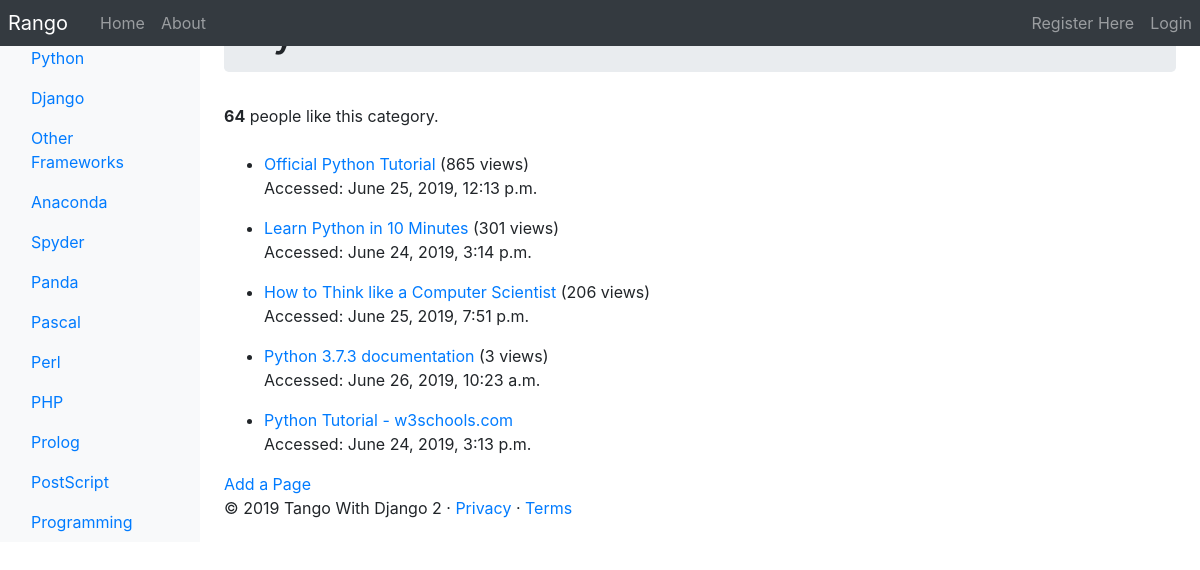
/rango/category/python/, run on the app's committed database.
### rango/models.py (models this page shows, shortened)
class Category(models.Model):
    name = models.CharField(max_length=128, unique=True)
    views = models.IntegerField(default=0)
    likes = models.IntegerField(default=0)
    slug = models.SlugField(unique=True)
    class Meta:
        verbose_name_plural = 'Categories'

class Page(models.Model):
    category = models.ForeignKey(Category, on_delete=models.CASCADE)
    title = models.CharField(max_length=128)
    url = models.URLField()
    views = models.IntegerField(default=0)
    first_visit = models.DateTimeField()
    last_visit = models.DateTimeField()

### rango/views.py (the view)
# urls.py: path('category/<slug:category_name_slug>/', views.show_category, name='show_category'),
def show_category(request, category_name_slug):
    context_dict = {}
    try:
        category = Category.objects.get(slug = category_name_slug)
        pages = Page.objects.filter(category = category).order_by('-views')
        context_dict['pages'] = pages
        context_dict['category'] = category
    except Category.DoesNotExist:
        context_dict['category'] = None
        context_dict['pages'] = None
    context_dict['query'] = category.name
    result_list = []
    if request.method == 'POST':
        query = request.POST.get('query', None)
        if query:
            result_list = run_query(query)
            context_dict['query'] = query
            context_dict['result_list'] = result_list
    return render(request, 'rango/category.html', context_dict)

### rango/templatetags/rango_template_tags.py (called while the page is built)
@register.inclusion_tag('rango/cats.html')
def get_category_list(cat = None):
    return {'cats': Category.objects.all(),
            'act_cat': cat}

### templates/rango/category.html (shortened to what this page needs)
{% extends 'rango/base.html' %}
{% load staticfiles %}
{% block body_block %}
    {% if category %}
        <div class="jumbotron p-2">
          <div class="container">
            <h1 class="jumbotron-heading">{{ category.name }}</h1>
          </div>
        </div>
        <div>
          <strong id="like_count">{{ category.likes }}</strong> people like this category.
        </div>
        <br />
        {% if pages %}
            <ul>
            {% for page in pages %}
                <li><a href="{% url 'rango:goto' %}?page_id={{page.id}}">{{ page.title }}</a>
                    {% if page.views > 1 %}
                        ({{ page.views }} views)
                    {% elif page.views == 1 %}
                        ({{ page.views }} view)
                    {% endif %}
                    <br/>
                    <p>Accessed: {{ page.last_visit }}
                    </p>
                </li>
            {% endfor %}
            </ul>
        {% else %}
            <strong>No pages currently in category.</strong>
        {% endif %}
        <a href="{% url 'rango:add_page' category.slug %}">Add a Page</a>
        <br />
    {% else %}
        The specified category does not exist!
    {% endif %}
{% endblock %}

### templates/rango/cats.html (shortened to what this page needs)
<ul class="nav flex-column">
  {% if cats %}
      {% for c in cats %}
      {% if c == act_cat %}
          <li class="nav-item">
              <a class="nav-link active" href="{% url 'rango:show_category' c.slug %}">
              {{ c.name }}</a>
          </li>
      {% else %}
          <li class="nav-item">
              <a class="nav-link" href="{% url 'rango:show_category' c.slug %}">
              {{ c.name }}</a>
          </li>
      {% endif %}
      {% endfor %}
  {% else %}
      <li class="nav-item">No Categories Yet!</li>
  {% endif %}
</ul>

### data on the page
Category: name "Python", likes "64"
Category: name "Django"
Category: name "Other Frameworks"
Category: name "Anaconda"
Category: name "Spyder"
Category: name "Panda"
Category: name "Pascal"
Category: name "Perl"
Category: name "PHP"
Category: name "Prolog"
Category: name "PostScript"
Category: name "Programming"
Page: title "Official Python Tutorial", views "865", last_visit "June 25, 2019, 12:13 p.m."
Page: title "Learn Python in 10 Minutes", views "301", last_visit "June 24, 2019, 3:14 p.m."
Page: title "How to Think like a Computer Scientist", views "206", last_visit "June 25, 2019, 7:51 p.m."
Page: title "Python 3.7.3 documentation", views "3", last_visit "June 26, 2019, 10:23 a.m."
Page: title "Python Tutorial - w3schools.com", last_visit "June 24, 2019, 3:13 p.m."
